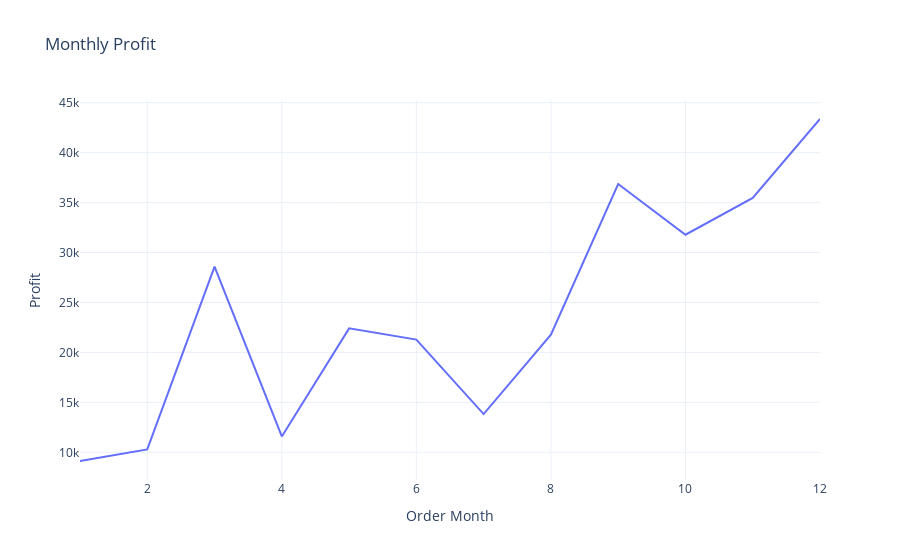

The cell this chart's notebook holds for it:
### Code cell
# Analysis of monthly profit
profit_by_month = df.groupby('Order Month')['Profit'].sum().reset_index()
profit_by_month
fig = px.line(profit_by_month, x='Order Month', y='Profit', title='Monthly Profit')
fig.show()

### Figure 1 — Plotly figure (JSON) as saved in the notebook; plotly's stock layout.template omitted (floating-point values rounded to 4 significant figures)
{"data": [{"hovertemplate": "Order Month=%{x}<br>Profit=%{y}<extra></extra>", "legendgroup": "", "line": {"color": "#636efa", "dash": "solid"}, "marker": {"symbol": "circle"}, "mode": "lines", "name": "", "orientation": "v", "showlegend": false, "type": "scatter", "x": [1, 2, 3, 4, 5, 6, 7, 8, 9, 10, 11, 12], "xaxis": "x", "y": [9134.0, 10290.0, 28590.0, 11590.0, 22410.0, 21290.0, 13830.0, 21780.0, 36860.0, 31780.0, 35470.0, 43370.0], "yaxis": "y"}], "layout": {"legend": {"tracegroupgap": 0}, "title": {"text": "Monthly Profit"}, "xaxis": {"anchor": "y", "domain": [0, 1], "title": {"text": "Order Month"}}, "yaxis": {"anchor": "x", "domain": [0, 1], "title": {"text": "Profit"}}}}
